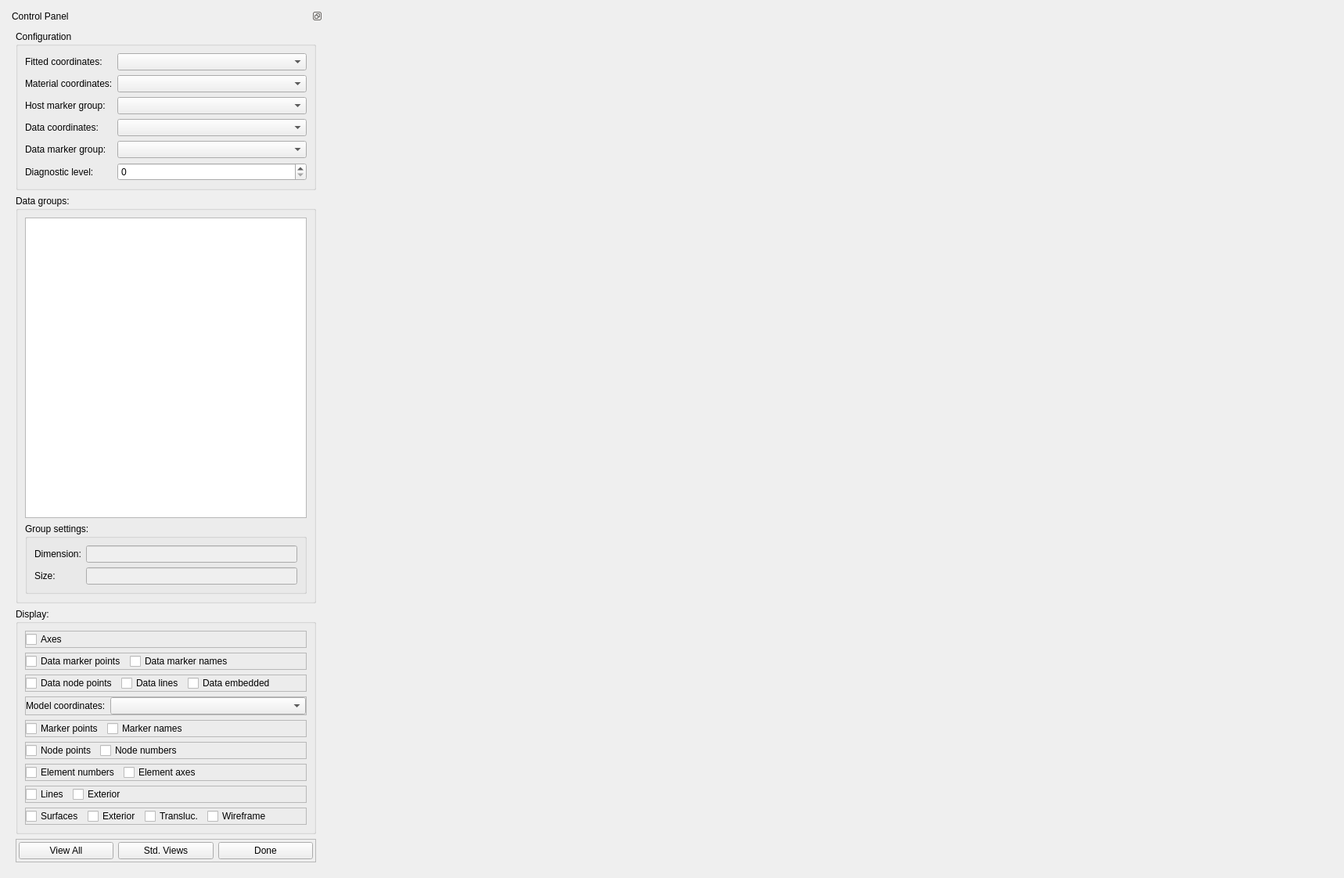
<?xml version="1.0" encoding="UTF-8"?>
<ui version="4.0">
 <class>DataEmbedderWidget</class>
 <widget class="QWidget" name="DataEmbedderWidget">
  <property name="geometry">
   <rect>
    <x>0</x>
    <y>0</y>
    <width>1718</width>
    <height>1122</height>
   </rect>
  </property>
  <property name="sizePolicy">
   <sizepolicy hsizetype="Preferred" vsizetype="Preferred">
    <horstretch>0</horstretch>
    <verstretch>0</verstretch>
   </sizepolicy>
  </property>
  <property name="minimumSize">
   <size>
    <width>0</width>
    <height>0</height>
   </size>
  </property>
  <property name="windowTitle">
   <string>Data Embedder</string>
  </property>
  <layout class="QHBoxLayout" name="horizontalLayout">
   <item>
    <widget class="QDockWidget" name="dockWidget">
     <property name="sizePolicy">
      <sizepolicy hsizetype="Preferred" vsizetype="Preferred">
       <horstretch>0</horstretch>
       <verstretch>0</verstretch>
      </sizepolicy>
     </property>
     <property name="features">
      <set>QDockWidget::DockWidgetFloatable|QDockWidget::DockWidgetMovable</set>
     </property>
     <property name="allowedAreas">
      <set>Qt::AllDockWidgetAreas</set>
     </property>
     <property name="windowTitle">
      <string>Control Panel</string>
     </property>
     <widget class="QWidget" name="dockWidgetContents">
      <property name="sizePolicy">
       <sizepolicy hsizetype="Preferred" vsizetype="Expanding">
        <horstretch>0</horstretch>
        <verstretch>0</verstretch>
       </sizepolicy>
      </property>
      <layout class="QVBoxLayout" name="verticalLayout">
       <item>
        <widget class="QGroupBox" name="config_groupBox">
         <property name="sizePolicy">
          <sizepolicy hsizetype="Preferred" vsizetype="Minimum">
           <horstretch>0</horstretch>
           <verstretch>0</verstretch>
          </sizepolicy>
         </property>
         <property name="title">
          <string>Configuration</string>
         </property>
         <layout class="QFormLayout" name="formLayout">
          <item row="0" column="0">
           <widget class="QLabel" name="configFittedCoordinates_label">
            <property name="text">
             <string>Fitted coordinates:</string>
            </property>
           </widget>
          </item>
          <item row="0" column="1">
           <widget class="FieldChooserWidget" name="configFittedCoordinates_fieldChooser">
            <property name="sizePolicy">
             <sizepolicy hsizetype="Expanding" vsizetype="Preferred">
              <horstretch>0</horstretch>
              <verstretch>0</verstretch>
             </sizepolicy>
            </property>
            <property name="toolTip">
             <string>&lt;html&gt;&lt;head/&gt;&lt;body&gt;&lt;p&gt;Host coordinates fitted to data, for finding embedded locations.&lt;/p&gt;&lt;/body&gt;&lt;/html&gt;</string>
            </property>
           </widget>
          </item>
          <item row="3" column="0">
           <widget class="QLabel" name="configDataCoordinates_label">
            <property name="text">
             <string>Data coordinates:</string>
            </property>
           </widget>
          </item>
          <item row="3" column="1">
           <widget class="FieldChooserWidget" name="configDataCoordinates_fieldChooser">
            <property name="sizePolicy">
             <sizepolicy hsizetype="Expanding" vsizetype="Preferred">
              <horstretch>0</horstretch>
              <verstretch>0</verstretch>
             </sizepolicy>
            </property>
           </widget>
          </item>
          <item row="5" column="1">
           <widget class="QSpinBox" name="configDiagnosticLevel_spinBox">
            <property name="maximum">
             <number>2</number>
            </property>
           </widget>
          </item>
          <item row="5" column="0">
           <widget class="QLabel" name="configDiagnosticLevel_label">
            <property name="text">
             <string>Diagnostic level:</string>
            </property>
           </widget>
          </item>
          <item row="4" column="0">
           <widget class="QLabel" name="configDataMarkerGroup_label">
            <property name="text">
             <string>Data marker group:</string>
            </property>
           </widget>
          </item>
          <item row="4" column="1">
           <widget class="FieldChooserWidget" name="configDataMarkerGroup_fieldChooser">
            <property name="sizePolicy">
             <sizepolicy hsizetype="Expanding" vsizetype="Preferred">
              <horstretch>0</horstretch>
              <verstretch>0</verstretch>
             </sizepolicy>
            </property>
           </widget>
          </item>
          <item row="1" column="0">
           <widget class="QLabel" name="configMaterialCoordinates_label">
            <property name="text">
             <string>Material coordinates:</string>
            </property>
           </widget>
          </item>
          <item row="1" column="1">
           <widget class="FieldChooserWidget" name="configMaterialCoordinates_fieldChooser">
            <property name="toolTip">
             <string>&lt;html&gt;&lt;head/&gt;&lt;body&gt;&lt;p&gt;Host material coordinates to evaluate and store embedded data locations in.&lt;/p&gt;&lt;/body&gt;&lt;/html&gt;</string>
            </property>
           </widget>
          </item>
          <item row="2" column="0">
           <widget class="QLabel" name="configHostMarkerGroup_label">
            <property name="text">
             <string>Host marker group:</string>
            </property>
           </widget>
          </item>
          <item row="2" column="1">
           <widget class="FieldChooserWidget" name="configHostMarkerGroup_fieldChooser"/>
          </item>
         </layout>
        </widget>
       </item>
       <item>
        <widget class="QGroupBox" name="groups_groupBox">
         <property name="sizePolicy">
          <sizepolicy hsizetype="Preferred" vsizetype="Preferred">
           <horstretch>0</horstretch>
           <verstretch>0</verstretch>
          </sizepolicy>
         </property>
         <property name="title">
          <string>Data groups:</string>
         </property>
         <layout class="QVBoxLayout" name="verticalLayout_2">
          <item>
           <widget class="QListView" name="groups_listView">
            <property name="sizePolicy">
             <sizepolicy hsizetype="Expanding" vsizetype="Expanding">
              <horstretch>0</horstretch>
              <verstretch>0</verstretch>
             </sizepolicy>
            </property>
            <property name="toolTip">
             <string>&lt;html&gt;&lt;head/&gt;&lt;body&gt;&lt;p&gt;Tick data groups to embed.&lt;/p&gt;&lt;/body&gt;&lt;/html&gt;</string>
            </property>
           </widget>
          </item>
          <item>
           <widget class="QGroupBox" name="groupSettings_groupBox">
            <property name="title">
             <string>Group settings:</string>
            </property>
            <layout class="QFormLayout" name="formLayout_3">
             <item row="0" column="0">
              <widget class="QLabel" name="groupDimension_label">
               <property name="text">
                <string>Dimension:</string>
               </property>
              </widget>
             </item>
             <item row="0" column="1">
              <widget class="QLineEdit" name="groupDimension_lineEdit">
               <property name="enabled">
                <bool>false</bool>
               </property>
              </widget>
             </item>
             <item row="1" column="0">
              <widget class="QLabel" name="groupSize_label">
               <property name="text">
                <string>Size:</string>
               </property>
              </widget>
             </item>
             <item row="1" column="1">
              <widget class="QLineEdit" name="groupSize_lineEdit">
               <property name="enabled">
                <bool>false</bool>
               </property>
               <property name="sizePolicy">
                <sizepolicy hsizetype="Expanding" vsizetype="Preferred">
                 <horstretch>0</horstretch>
                 <verstretch>0</verstretch>
                </sizepolicy>
               </property>
              </widget>
             </item>
            </layout>
           </widget>
          </item>
         </layout>
        </widget>
       </item>
       <item>
        <widget class="QGroupBox" name="display_groupBox">
         <property name="sizePolicy">
          <sizepolicy hsizetype="Preferred" vsizetype="Preferred">
           <horstretch>0</horstretch>
           <verstretch>0</verstretch>
          </sizepolicy>
         </property>
         <property name="title">
          <string>Display:</string>
         </property>
         <layout class="QVBoxLayout" name="verticalLayout_7">
          <item>
           <widget class="QFrame" name="displayMisc_frame">
            <property name="frameShape">
             <enum>QFrame::StyledPanel</enum>
            </property>
            <property name="frameShadow">
             <enum>QFrame::Raised</enum>
            </property>
            <layout class="QHBoxLayout" name="horizontalLayout_8">
             <property name="leftMargin">
              <number>0</number>
             </property>
             <property name="topMargin">
              <number>0</number>
             </property>
             <property name="rightMargin">
              <number>0</number>
             </property>
             <property name="bottomMargin">
              <number>0</number>
             </property>
             <item>
              <widget class="QCheckBox" name="displayAxes_checkBox">
               <property name="text">
                <string>Axes</string>
               </property>
              </widget>
             </item>
             <item>
              <spacer name="displaytMisc_horizontalSpacer">
               <property name="orientation">
                <enum>Qt::Horizontal</enum>
               </property>
               <property name="sizeHint" stdset="0">
                <size>
                 <width>40</width>
                 <height>20</height>
                </size>
               </property>
              </spacer>
             </item>
            </layout>
           </widget>
          </item>
          <item>
           <widget class="QFrame" name="displayDataMarker_frame">
            <property name="frameShape">
             <enum>QFrame::StyledPanel</enum>
            </property>
            <property name="frameShadow">
             <enum>QFrame::Raised</enum>
            </property>
            <layout class="QHBoxLayout" name="horizontalLayout_7">
             <property name="leftMargin">
              <number>0</number>
             </property>
             <property name="topMargin">
              <number>0</number>
             </property>
             <property name="rightMargin">
              <number>0</number>
             </property>
             <property name="bottomMargin">
              <number>0</number>
             </property>
             <item>
              <widget class="QCheckBox" name="displayDataMarkerPoints_checkBox">
               <property name="text">
                <string>Data marker points</string>
               </property>
              </widget>
             </item>
             <item>
              <widget class="QCheckBox" name="displayDataMarkerNames_checkBox">
               <property name="text">
                <string>Data marker names</string>
               </property>
              </widget>
             </item>
             <item>
              <spacer name="displayDataMarker_horizontalSpacer">
               <property name="orientation">
                <enum>Qt::Horizontal</enum>
               </property>
               <property name="sizeHint" stdset="0">
                <size>
                 <width>40</width>
                 <height>20</height>
                </size>
               </property>
              </spacer>
             </item>
            </layout>
           </widget>
          </item>
          <item>
           <widget class="QFrame" name="displayData_frame">
            <property name="frameShape">
             <enum>QFrame::StyledPanel</enum>
            </property>
            <property name="frameShadow">
             <enum>QFrame::Raised</enum>
            </property>
            <layout class="QHBoxLayout" name="horizontalLayout_10">
             <property name="leftMargin">
              <number>0</number>
             </property>
             <property name="topMargin">
              <number>0</number>
             </property>
             <property name="rightMargin">
              <number>0</number>
             </property>
             <property name="bottomMargin">
              <number>0</number>
             </property>
             <item>
              <widget class="QCheckBox" name="displayDataNodePoints_checkBox">
               <property name="text">
                <string>Data node points</string>
               </property>
              </widget>
             </item>
             <item>
              <widget class="QCheckBox" name="displayDataLines_checkBox">
               <property name="text">
                <string>Data lines</string>
               </property>
              </widget>
             </item>
             <item>
              <widget class="QCheckBox" name="displayDataEmbedded_checkBox">
               <property name="toolTip">
                <string>&lt;html&gt;&lt;head/&gt;&lt;body&gt;&lt;p&gt;Show data embedded in model coordinates.&lt;/p&gt;&lt;/body&gt;&lt;/html&gt;</string>
               </property>
               <property name="text">
                <string>Data embedded</string>
               </property>
              </widget>
             </item>
             <item>
              <spacer name="displayData_horizontalSpacer">
               <property name="orientation">
                <enum>Qt::Horizontal</enum>
               </property>
               <property name="sizeHint" stdset="0">
                <size>
                 <width>40</width>
                 <height>20</height>
                </size>
               </property>
              </spacer>
             </item>
            </layout>
           </widget>
          </item>
          <item>
           <widget class="QFrame" name="displayModelCoordinates_frame">
            <property name="frameShape">
             <enum>QFrame::StyledPanel</enum>
            </property>
            <property name="frameShadow">
             <enum>QFrame::Raised</enum>
            </property>
            <layout class="QFormLayout" name="formLayout_4">
             <property name="fieldGrowthPolicy">
              <enum>QFormLayout::AllNonFixedFieldsGrow</enum>
             </property>
             <property name="leftMargin">
              <number>0</number>
             </property>
             <property name="topMargin">
              <number>0</number>
             </property>
             <property name="rightMargin">
              <number>0</number>
             </property>
             <property name="bottomMargin">
              <number>0</number>
             </property>
             <item row="0" column="0">
              <widget class="QLabel" name="displayModelCoordinates_label">
               <property name="text">
                <string>Model coordinates:</string>
               </property>
              </widget>
             </item>
             <item row="0" column="1">
              <widget class="FieldChooserWidget" name="displayModelCoordinates_fieldChooser">
               <property name="toolTip">
                <string>&lt;html&gt;&lt;head/&gt;&lt;body&gt;&lt;p&gt;Coordinates to display host model and embedded data in.&lt;/p&gt;&lt;/body&gt;&lt;/html&gt;</string>
               </property>
              </widget>
             </item>
            </layout>
           </widget>
          </item>
          <item>
           <widget class="QFrame" name="displayMarker_frame">
            <property name="frameShape">
             <enum>QFrame::StyledPanel</enum>
            </property>
            <property name="frameShadow">
             <enum>QFrame::Raised</enum>
            </property>
            <layout class="QHBoxLayout" name="horizontalLayout_9">
             <property name="leftMargin">
              <number>0</number>
             </property>
             <property name="topMargin">
              <number>0</number>
             </property>
             <property name="rightMargin">
              <number>0</number>
             </property>
             <property name="bottomMargin">
              <number>0</number>
             </property>
             <item>
              <widget class="QCheckBox" name="displayMarkerPoints_checkBox">
               <property name="text">
                <string>Marker points</string>
               </property>
              </widget>
             </item>
             <item>
              <widget class="QCheckBox" name="displayMarkerNames_checkBox">
               <property name="text">
                <string>Marker names</string>
               </property>
              </widget>
             </item>
             <item>
              <spacer name="displayMarker_horizontalSpacer">
               <property name="orientation">
                <enum>Qt::Horizontal</enum>
               </property>
               <property name="sizeHint" stdset="0">
                <size>
                 <width>40</width>
                 <height>20</height>
                </size>
               </property>
              </spacer>
             </item>
            </layout>
           </widget>
          </item>
          <item>
           <widget class="QFrame" name="displayNodes_frame">
            <property name="frameShape">
             <enum>QFrame::StyledPanel</enum>
            </property>
            <property name="frameShadow">
             <enum>QFrame::Raised</enum>
            </property>
            <layout class="QHBoxLayout" name="horizontalLayout_6">
             <property name="leftMargin">
              <number>0</number>
             </property>
             <property name="topMargin">
              <number>0</number>
             </property>
             <property name="rightMargin">
              <number>0</number>
             </property>
             <property name="bottomMargin">
              <number>0</number>
             </property>
             <item>
              <widget class="QCheckBox" name="displayNodePoints_checkBox">
               <property name="text">
                <string>Node points</string>
               </property>
              </widget>
             </item>
             <item>
              <widget class="QCheckBox" name="displayNodeNumbers_checkBox">
               <property name="sizePolicy">
                <sizepolicy hsizetype="Minimum" vsizetype="Fixed">
                 <horstretch>0</horstretch>
                 <verstretch>0</verstretch>
                </sizepolicy>
               </property>
               <property name="text">
                <string>Node numbers</string>
               </property>
              </widget>
             </item>
             <item>
              <spacer name="displayNodes_horizontalSpacer">
               <property name="orientation">
                <enum>Qt::Horizontal</enum>
               </property>
               <property name="sizeHint" stdset="0">
                <size>
                 <width>40</width>
                 <height>20</height>
                </size>
               </property>
              </spacer>
             </item>
            </layout>
           </widget>
          </item>
          <item>
           <widget class="QFrame" name="displayElements_frame">
            <property name="frameShape">
             <enum>QFrame::StyledPanel</enum>
            </property>
            <property name="frameShadow">
             <enum>QFrame::Raised</enum>
            </property>
            <layout class="QHBoxLayout" name="horizontalLayout_4">
             <property name="leftMargin">
              <number>0</number>
             </property>
             <property name="topMargin">
              <number>0</number>
             </property>
             <property name="rightMargin">
              <number>0</number>
             </property>
             <property name="bottomMargin">
              <number>0</number>
             </property>
             <item>
              <widget class="QCheckBox" name="displayElementNumbers_checkBox">
               <property name="text">
                <string>Element numbers</string>
               </property>
              </widget>
             </item>
             <item>
              <widget class="QCheckBox" name="displayElementAxes_checkBox">
               <property name="sizePolicy">
                <sizepolicy hsizetype="Minimum" vsizetype="Fixed">
                 <horstretch>0</horstretch>
                 <verstretch>0</verstretch>
                </sizepolicy>
               </property>
               <property name="text">
                <string>Element axes</string>
               </property>
              </widget>
             </item>
             <item>
              <spacer name="displayElements_horizontalSpacer">
               <property name="orientation">
                <enum>Qt::Horizontal</enum>
               </property>
               <property name="sizeHint" stdset="0">
                <size>
                 <width>40</width>
                 <height>20</height>
                </size>
               </property>
              </spacer>
             </item>
            </layout>
           </widget>
          </item>
          <item>
           <widget class="QFrame" name="displayLines_frame">
            <property name="frameShape">
             <enum>QFrame::StyledPanel</enum>
            </property>
            <property name="frameShadow">
             <enum>QFrame::Raised</enum>
            </property>
            <layout class="QHBoxLayout" name="horizontalLayout_5">
             <property name="leftMargin">
              <number>0</number>
             </property>
             <property name="topMargin">
              <number>0</number>
             </property>
             <property name="rightMargin">
              <number>0</number>
             </property>
             <property name="bottomMargin">
              <number>0</number>
             </property>
             <item>
              <widget class="QCheckBox" name="displayLines_checkBox">
               <property name="text">
                <string>Lines</string>
               </property>
              </widget>
             </item>
             <item>
              <widget class="QCheckBox" name="displayLinesExterior_checkBox">
               <property name="sizePolicy">
                <sizepolicy hsizetype="Minimum" vsizetype="Fixed">
                 <horstretch>0</horstretch>
                 <verstretch>0</verstretch>
                </sizepolicy>
               </property>
               <property name="text">
                <string>Exterior</string>
               </property>
              </widget>
             </item>
             <item>
              <spacer name="displayLines_horizontalSpacer">
               <property name="orientation">
                <enum>Qt::Horizontal</enum>
               </property>
               <property name="sizeHint" stdset="0">
                <size>
                 <width>40</width>
                 <height>20</height>
                </size>
               </property>
              </spacer>
             </item>
            </layout>
           </widget>
          </item>
          <item>
           <widget class="QFrame" name="displaySurfaces_frame">
            <property name="frameShape">
             <enum>QFrame::StyledPanel</enum>
            </property>
            <property name="frameShadow">
             <enum>QFrame::Raised</enum>
            </property>
            <layout class="QHBoxLayout" name="horizontalLayout_3">
             <property name="leftMargin">
              <number>0</number>
             </property>
             <property name="topMargin">
              <number>0</number>
             </property>
             <property name="rightMargin">
              <number>0</number>
             </property>
             <property name="bottomMargin">
              <number>0</number>
             </property>
             <item>
              <widget class="QCheckBox" name="displaySurfaces_checkBox">
               <property name="text">
                <string>Surfaces</string>
               </property>
              </widget>
             </item>
             <item>
              <widget class="QCheckBox" name="displaySurfacesExterior_checkBox">
               <property name="sizePolicy">
                <sizepolicy hsizetype="Minimum" vsizetype="Fixed">
                 <horstretch>0</horstretch>
                 <verstretch>0</verstretch>
                </sizepolicy>
               </property>
               <property name="text">
                <string>Exterior</string>
               </property>
              </widget>
             </item>
             <item>
              <widget class="QCheckBox" name="displaySurfacesTranslucent_checkBox">
               <property name="sizePolicy">
                <sizepolicy hsizetype="Minimum" vsizetype="Fixed">
                 <horstretch>0</horstretch>
                 <verstretch>0</verstretch>
                </sizepolicy>
               </property>
               <property name="text">
                <string>Transluc.</string>
               </property>
              </widget>
             </item>
             <item>
              <widget class="QCheckBox" name="displaySurfacesWireframe_checkBox">
               <property name="sizePolicy">
                <sizepolicy hsizetype="Minimum" vsizetype="Fixed">
                 <horstretch>0</horstretch>
                 <verstretch>0</verstretch>
                </sizepolicy>
               </property>
               <property name="text">
                <string>Wireframe</string>
               </property>
              </widget>
             </item>
             <item>
              <spacer name="displaySurfaces_horizontalSpacer">
               <property name="orientation">
                <enum>Qt::Horizontal</enum>
               </property>
               <property name="sizeHint" stdset="0">
                <size>
                 <width>40</width>
                 <height>20</height>
                </size>
               </property>
              </spacer>
             </item>
            </layout>
           </widget>
          </item>
         </layout>
        </widget>
       </item>
       <item>
        <widget class="QFrame" name="bottom_frame">
         <property name="frameShape">
          <enum>QFrame::StyledPanel</enum>
         </property>
         <property name="frameShadow">
          <enum>QFrame::Raised</enum>
         </property>
         <layout class="QHBoxLayout" name="horizontalLayout_2">
          <property name="leftMargin">
           <number>3</number>
          </property>
          <property name="topMargin">
           <number>3</number>
          </property>
          <property name="rightMargin">
           <number>3</number>
          </property>
          <property name="bottomMargin">
           <number>3</number>
          </property>
          <item>
           <widget class="QPushButton" name="viewAll_pushButton">
            <property name="text">
             <string>View All</string>
            </property>
           </widget>
          </item>
          <item>
           <widget class="QPushButton" name="stdViews_pushButton">
            <property name="toolTip">
             <string>&lt;html&gt;&lt;head/&gt;&lt;body&gt;&lt;p&gt;Cycle standard views:&lt;br/&gt;x-y  x-z  y-z&lt;/p&gt;&lt;/body&gt;&lt;/html&gt;</string>
            </property>
            <property name="text">
             <string>Std. Views</string>
            </property>
           </widget>
          </item>
          <item>
           <widget class="QPushButton" name="done_pushButton">
            <property name="sizePolicy">
             <sizepolicy hsizetype="Minimum" vsizetype="Fixed">
              <horstretch>0</horstretch>
              <verstretch>0</verstretch>
             </sizepolicy>
            </property>
            <property name="text">
             <string>Done</string>
            </property>
           </widget>
          </item>
         </layout>
        </widget>
       </item>
      </layout>
     </widget>
    </widget>
   </item>
   <item>
    <widget class="SceneviewerWidget" name="sceneviewerwidget" native="true">
     <property name="sizePolicy">
      <sizepolicy hsizetype="Expanding" vsizetype="Preferred">
       <horstretch>1</horstretch>
       <verstretch>0</verstretch>
      </sizepolicy>
     </property>
    </widget>
   </item>
  </layout>
 </widget>
 <customwidgets>
  <customwidget>
   <class>SceneviewerWidget</class>
   <extends>QWidget</extends>
   <header>opencmiss/zincwidgets/sceneviewerwidget.h</header>
   <container>1</container>
  </customwidget>
  <customwidget>
   <class>FieldChooserWidget</class>
   <extends>QComboBox</extends>
   <header>opencmiss/zincwidgets/fieldchooserwidget.h</header>
  </customwidget>
 </customwidgets>
 <resources/>
 <connections/>
</ui>
